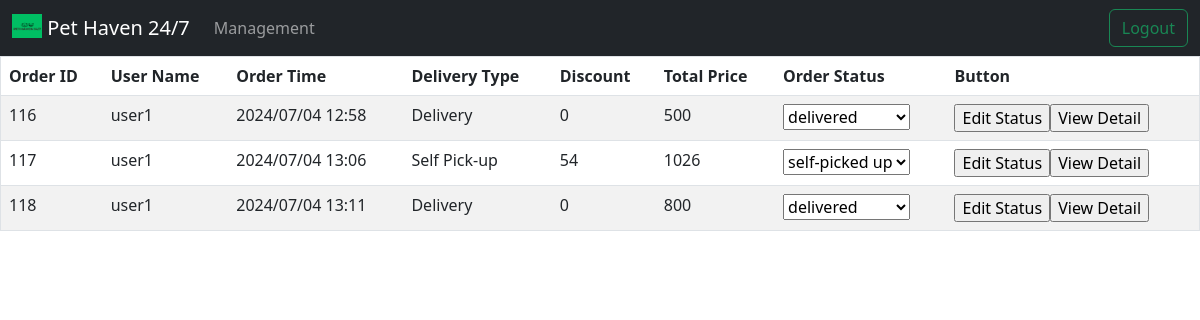
The app's page /m_order.php (signed in) with its own data.
### tables this page shows
CREATE TABLE `user_order` (
  `orderID` int(10) NOT NULL,
  `userID` int(10) NOT NULL,
  `type_name` varchar(50) NOT NULL,
  `p_id` varchar(200) NOT NULL,
  `quantity` varchar(200) NOT NULL,
  `cashpoint` varchar(200) NOT NULL,
  `totalPrice` int(10) NOT NULL,
  `discount` int(10) NOT NULL,
  `n_totalPrice` int(10) NOT NULL,
  `b_name` varchar(50) NOT NULL,
  `b_address` varchar(200) NOT NULL,
  `user_address` varchar(200) NOT NULL,
  `order_time` datetime(6) NOT NULL,
  `getDate` date NOT NULL,
  `getTime` time(6) NOT NULL,
  `order_status` varchar(20) NOT NULL,
  `p_img` varchar(1000) NOT NULL,
  `p_name` varchar(200) NOT NULL
);

CREATE TABLE `user_info` (
  `userID` int(10) NOT NULL,
  `username` varchar(20) NOT NULL,
  `password` varchar(20) NOT NULL,
  `cashpoint` int(10) NOT NULL,
  `address` varchar(200) NOT NULL,
  `phone` int(8) NOT NULL,
  `email` varchar(50) NOT NULL,
  `status` varchar(20) NOT NULL
);

### m_order.php (the view, shortened to what this page needs)
<?php include_once('./m_header.php'); ?>
<?php
include_once 'db.php';
?>
    <table border="1" class="table table-striped table-hover" >
        <thead>
        <tr>
            <th scope="col">Order ID</th>
            <th scope="col">User Name</th>
            <th scope="col">Order Time</th>
            <th scope="col">Delivery Type</th>
            <th scope="col">Discount</th>
            <th scope="col">Total Price</th>
            <th scope="col">Order Status</th>
            <th scope="col">Button</th>
        </tr>
        </thead>
        <tbody>
        <?php
        $select = "Select * From user_order";
        $result=mysqli_query($conn,$select);
        while ($row = mysqli_fetch_assoc($result)) {
            $orderID = $row["orderID"];
            $userID = $row["userID"];
            $type_name = $row["type_name"];
            $order_time = $row["order_time"];
            $discount = $row["discount"];
            $n_totalPrice = $row["n_totalPrice"];
            $order_status = $row["order_status"];
            $sec = strtotime($order_time);
            $newdate = date ("Y/d/m H:i", $sec);
            $select2 = "Select username From user_info WHERE userID = '$userID'";
            $results=mysqli_query($conn,$select2);
            while ($rows = mysqli_fetch_assoc($results)) {
                $username = $rows["username"];
            }
            echo "<form method='POST' action='m_order_handler.php'><tr>";
            echo "<td >"."$orderID"."</td>";
            echo "<td >"."$username"."</td>";
            echo "<td >"."$newdate"."</td>";
            echo "<td >".$type_name."</td>";
            echo "<td >".$discount."</td>";
            echo "<td >$n_totalPrice</td>";
            ?>
            <td>
        <select name="status" id="p_state" value="<?=$order_status?>">
            <option value="self-picked up" <?php if($order_status=="self-picked up") echo 'selected="selected"'; ?>>self-picked up</option>
            <option value="delivered" <?php if($order_status=="delivered") echo 'selected="selected"'; ?>>delivered</option>
        </select>
        </td>
        <?php
            echo "<td >"."<input name='editStatus' type='submit' value='Edit Status'><input name='submit' type='submit' value='View Detail' ><br>"."</td>";
            echo "</form></tr>";
        }
        ?>
        </tbody>
    </table>

### records on screen
user_order: orderID "116", userID.username "user1", order_time "2024/07/04 12:58", type_name "Delivery", discount "0", n_totalPrice "500", status "delivered"
user_order: orderID "117", userID.username "user1", order_time "2024/07/04 13:06", type_name "Self Pick-up", discount "54", n_totalPrice "1026", status "self-picked up"
user_order: orderID "118", userID.username "user1", order_time "2024/07/04 13:11", type_name "Delivery", discount "0", n_totalPrice "800", status "delivered"
